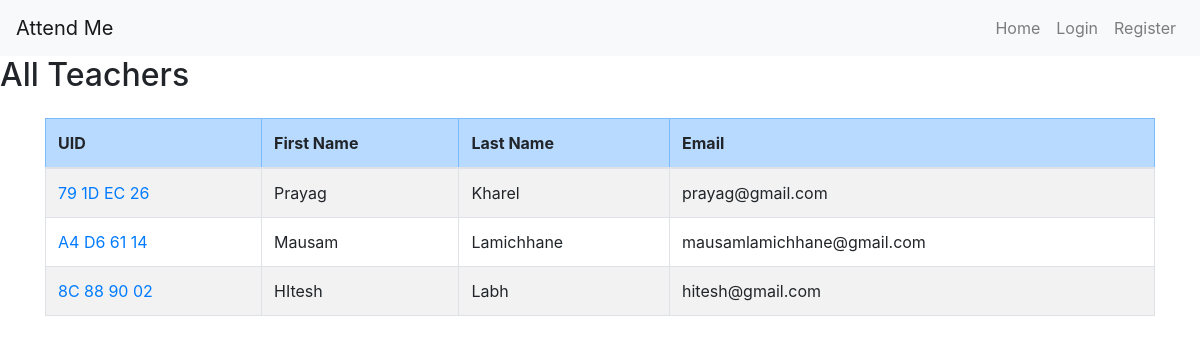
The app's page /admin/teachers (signed in), older data.
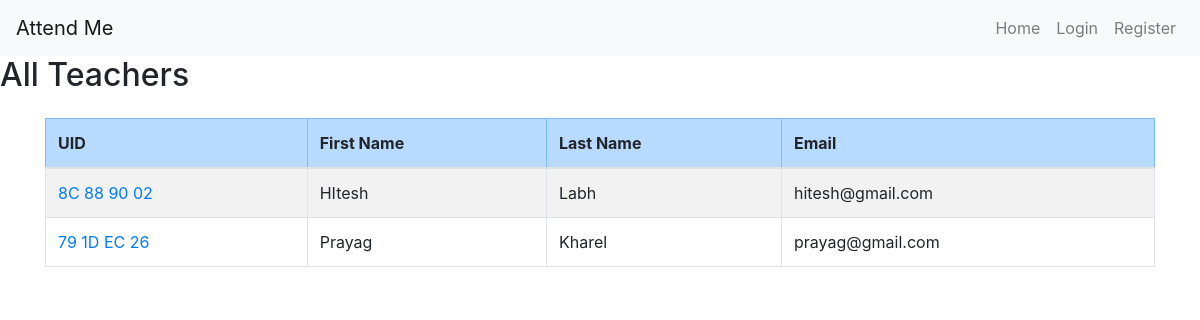
The same page, newer data.
### main.py (models this page shows)
class Ad_teacher(db.Model):
    uid: Mapped[str] = mapped_column(String(100), primary_key=True)
    email: Mapped[str] = mapped_column(String(100), unique=True, nullable=False)
    password: Mapped[str] = mapped_column(String(100), nullable=False)
    first_name: Mapped[str] = mapped_column(String(1000), nullable=False)
    last_name: Mapped[str] = mapped_column(String(100), nullable=False)

### main.py (the view)
@app.route('/admin/teachers')
def get_teachers():
    if session.get('user_role', '') != 'admin':
        flash("Unauthorized access!", "danger")
        return redirect(url_for('home'))
    teachers = Ad_teacher.query.all()  # This fetches all the rows
    teacher_list = []  # Empty list to store dictionaries
    for teacher in teachers:
        teacher_list.append({
            'first_name': teacher.first_name,
            'last_name': teacher.last_name,
            'email': teacher.email,
            'uid': teacher.uid
        })
    print("courses: ", teacher_list)
    return render_template('all_teachers.html',
                           teacher_list=teacher_list
                           )

### templates/all_teachers.html
{% extends "base.html" %} {% block content %}
<h2>All Teachers</h2>
<div class="container mt-4">
    <div class="table-responsive">
        <table class="table table-striped table-hover table-bordered">
            <thead class="table-primary">
                <tr>
                    <th>UID</th>
                    <th>First Name</th>
                    <th>Last Name</th>
                    <th>Email</th>
                </tr>
            </thead>
            <tbody>
                {% for teacher in teacher_list %}
                <tr>
                    <td><a href="{{ url_for('get_teachers', teacherid=teacher.uid) }}" class="text-decoration-none text-primary">{{ teacher.uid }}</a></td>
                    <td>{{ teacher.first_name }}</td>
                    <td>{{ teacher.last_name }}</td>
                    <td>{{ teacher.email }}</td>
                </tr>
                {% endfor %}
            </tbody>
        </table>
    </div>
</div>
{% endblock %}

### templates/base.html (shortened to what this page needs)
<!DOCTYPE html>
<html>
  <head>
    <link
      rel="stylesheet"
      href="https://stackpath.bootstrapcdn.com/bootstrap/4.5.2/css/bootstrap.min.css"
    />
  </head>
  <body>
    <nav class="navbar navbar-expand-lg navbar-light bg-light">
      <a class="navbar-brand" href="/">Attend Me</a>
      <div class="collapse navbar-collapse">
        <ul class="navbar-nav ml-auto">
          <li class="nav-item">
            <a class="nav-link" href="{{ url_for('home') }}">Home</a>
          </li>
          {% if not logged_in %}
          <li class="nav-item">
            <a class="nav-link" href="{{ url_for('login') }}">Login</a>
          </li>
          <li class="nav-item">
            <a class="nav-link" href="{{ url_for('register') }}">Register</a>
          </li>
          {% else %}
          <li class="nav-item">
            <a class="nav-link" href="{{ url_for('logout') }}">Log Out</a>
          </li>
          {% endif %}
        </ul>
      </div>
    </nav>
    {% block content %} {% endblock %}
  </body>
</html>

Row changes from the older to the newer data that the page shows:
removed Ad_teacher: uid "A4 D6 61 14", first_name "Mausam", last_name "Lamichhane", email "mausamlamichhane@gmail.com"
changed Ad_teacher "HItesh": moves up the list
